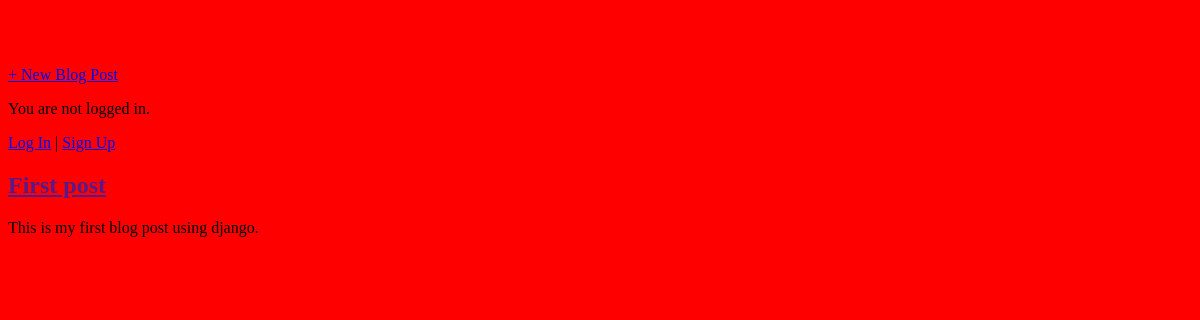
/, run on an earlier commit of the app's database.
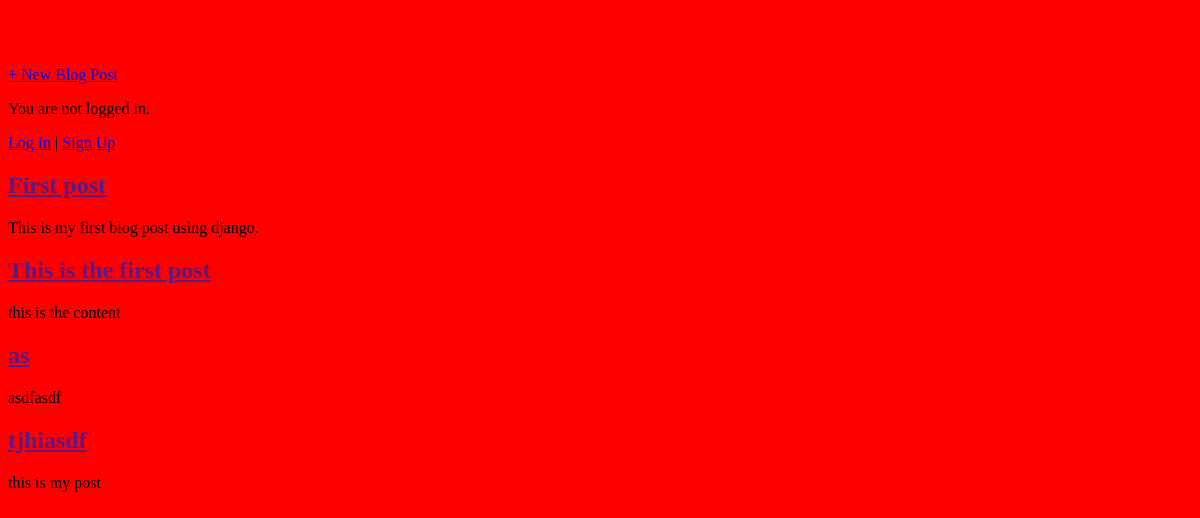
And on a later commit of the database.
### blog/models.py (models this page shows, shortened)
class Post(models.Model):
    title = models.CharField(max_length=200)
    author = models.CharField(max_length=200)
    body = models.TextField()

### blog/views.py (the view)
# urls.py: path("", BlogListView.as_view(), name="home")
class BlogListView(ListView):
    model = Post
    template_name = "home.html"

### templates/home.html
{% extends "base.html" %}
{% block content %}
{% for post in post_list %}
<div class="post-entry">
<h2><a href="{{ post.get_absolute_url }}">{{ post.title }}</a></h2>
<p>{{ post.body }}</p>
</div>
{% endfor %}
{% endblock content %}

What changed in the data, as far as the page shows it:
added Post: title "This is the first post", body "this is the content"
added Post: title "as", body "asdfasdf"
added Post: title "tjhiasdf", body "this is my post"
